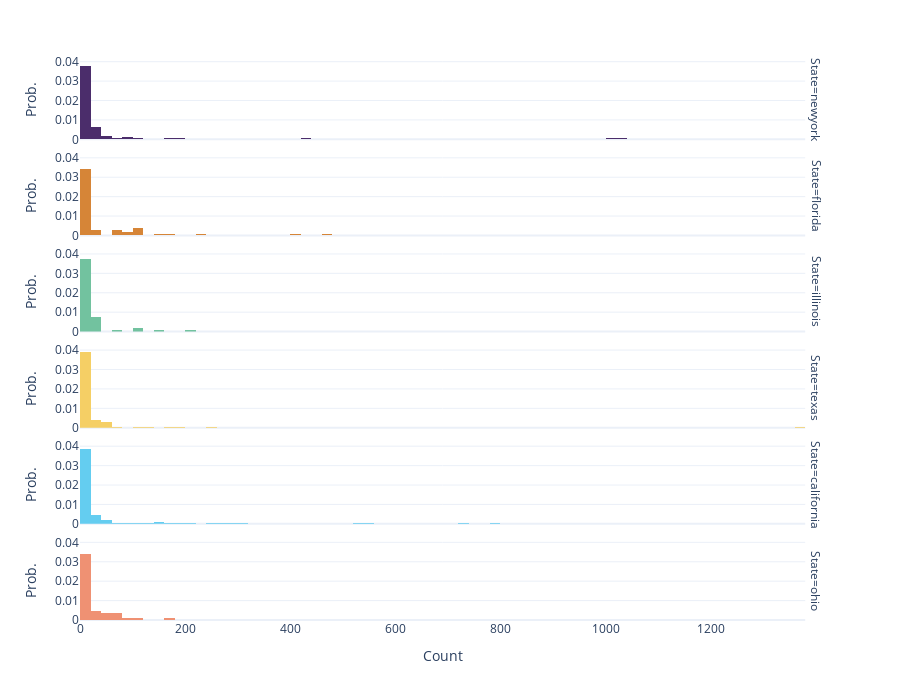

Notebook code cell kept with this figure:
### Code cell
fig_his=px.histogram(
    num_articles_master,
    #   box=True,
    #   points='all',
    hover_data=num_articles_master.columns,
        color_discrete_map=collection_color_map,
    histnorm="probability density",
    color="state",
     labels={'state':'State','count':'Count','perc':'Percent','probability density':'Prob.'},
    height=700,
    x="count",
    facet_row="state",
)

fig_his.update_layout(showlegend=False).update_yaxes(title='Prob.')


fig_his.write_image('fig_violin_pct.png', scale=2)
fig_his.write_image('fig_violin_pct.svg')

fig_his

### Figure 1 — Plotly figure (JSON) as saved in the notebook; plotly's stock layout.template omitted (floating-point values rounded to 4 significant figures; data arrays with more than 128 entries replaced by an {"elided": "..."} marker saying what was removed)
{"data": [{"alignmentgroup": "True", "bingroup": "x", "histnorm": "probability density", "hovertemplate": "State=newyork<br>Count=%{x}<br>probability density=%{y}<extra></extra>", "legendgroup": "newyork", "marker": {"color": "#4B2D6B", "pattern": {"shape": ""}}, "name": "newyork", "offsetgroup": "newyork", "orientation": "v", "showlegend": true, "type": "histogram", "x": [25, 1, 1, 6, 2, 23, 2, 48, 7, 3, 19, 4, 13, 4, 4, 4, 10, 8, 1, 3, 15, 4, 2, 2, 4, 1, 199, 22, 21, 6, 55, 19, 3, 34, 2, 2, 1, 4, 1, 172, 2, 95, 1, 23, 1, 28, 430, 3, 3, 1, 5, 1, 90, 13, 1, 1004, 119, 13, 1, 34, 4, 1, 24, 1, 1, 2, 3, 1, 5, 1, 13, 3, 2, 62, 2, 1, 2, 56, 5, 1, 3, 1030, 3, 22, 1, 1, 23, 1, 1, 15, 8, 20, 2, 4, 7, 17, 2, 6, 30, 1, 6], "xaxis": "x6", "yaxis": "y6"}, {"alignmentgroup": "True", "bingroup": "x", "histnorm": "probability density", "hovertemplate": "State=florida<br>Count=%{x}<br>probability density=%{y}<extra></extra>", "legendgroup": "florida", "marker": {"color": "#D68537", "pattern": {"shape": ""}}, "name": "florida", "offsetgroup": "florida", "orientation": "v", "showlegend": true, "type": "histogram", "x": [1, 1, 1, 2, 4, 2, 3, 8, 413, 61, 3, 1, 2, 1, 6, 1, 4, 3, 102, 18, 1, 1, 91, 29, 1, 6, 233, 3, 2, 151, 67, 2, 2, 2, 1, 3, 112, 8, 6, 4, 20, 1, 5, 462, 119, 7, 101, 11, 34, 3, 84, 16, 167, 62], "xaxis": "x5", "yaxis": "y5"}, {"alignmentgroup": "True", "bingroup": "x", "histnorm": "probability density", "hovertemplate": "State=illinois<br>Count=%{x}<br>probability density=%{y}<extra></extra>", "legendgroup": "illinois", "marker": {"color": "#72C29F", "pattern": {"shape": ""}}, "name": "illinois", "offsetgroup": "illinois", "orientation": "v", "showlegend": true, "type": "histogram", "x": [31, 2, 2, 22, 8, 5, 3, 2, 19, 1, 219, 3, 7, 116, 10, 17, 1, 3, 1, 9, 3, 8, 12, 3, 1, 2, 5, 39, 36, 10, 6, 9, 4, 19, 33, 62, 2, 2, 32, 9, 1, 3, 10, 150, 20, 4, 2, 115], "xaxis": "x4", "yaxis": "y4"}, {"alignmentgroup": "True", "bingroup": "x", "histnorm": "probability density", "hovertemplate": "State=texas<br>Count=%{x}<br>probability density=%{y}<extra></extra>", "legendgroup": "texas", "marker": {"color": "#F5CF65", "pattern": {"shape": ""}}, "name": "texas", "offsetgroup": "texas", "orientation": "v", "showlegend": true, "type": "histogram", "x": [49, 1, 5, 12, 5, 2, 1, 3, 19, 1379, 2, 240, 3, 1, 1, 36, 3, 8, 1, 34, 18, 25, 17, 4, 3, 3, 12, 3, 1, 2, 5, 4, 12, 52, 1, 4, 16, 47, 1, 1, 1, 1, 100, 6, 29, 138, 197, 52, 3, 1, 2, 14, 164, 1, 6, 14, 8, 5, 6, 44, 6, 1, 3, 1, 34, 30, 1, 5, 3, 1, 6, 2, 2, 3, 26, 3, 2, 1, 7, 2, 7, 2, 64, 2, 1], "xaxis": "x3", "yaxis": "y3"}, {"alignmentgroup": "True", "bingroup": "x", "histnorm": "probability density", "hovertemplate": "State=california<br>Count=%{x}<br>probability density=%{y}<extra></extra>", "legendgroup": "california", "marker": {"color": "#64CDF0", "pattern": {"shape": ""}}, "name": "california", "offsetgroup": "california", "orientation": "v", "showlegend": true, "type": "histogram", "x": {"elided": "253 int values"}, "xaxis": "x2", "yaxis": "y2"}, {"alignmentgroup": "True", "bingroup": "x", "histnorm": "probability density", "hovertemplate": "State=ohio<br>Count=%{x}<br>probability density=%{y}<extra></extra>", "legendgroup": "ohio", "marker": {"color": "#EF9173", "pattern": {"shape": ""}}, "name": "ohio", "offsetgroup": "ohio", "orientation": "v", "showlegend": true, "type": "histogram", "x": [2, 6, 3, 78, 1, 10, 27, 5, 4, 1, 11, 43, 3, 19, 3, 43, 6, 40, 62, 7, 2, 63, 4, 7, 5, 17, 6, 2, 7, 7, 1, 37, 11, 163, 2, 105, 98, 1, 30, 23, 10], "xaxis": "x", "yaxis": "y"}], "layout": {"annotations": [{"font": {}, "showarrow": false, "text": "State=ohio", "textangle": 90, "x": 0.98, "xanchor": "left", "xref": "paper", "y": 0.07083, "yanchor": "middle", "yref": "paper"}, {"font": {}, "showarrow": false, "text": "State=california", "textangle": 90, "x": 0.98, "xanchor": "left", "xref": "paper", "y": 0.2425, "yanchor": "middle", "yref": "paper"}, {"font": {}, "showarrow": false, "text": "State=texas", "textangle": 90, "x": 0.98, "xanchor": "left", "xref": "paper", "y": 0.4142, "yanchor": "middle", "yref": "paper"}, {"font": {}, "showarrow": false, "text": "State=illinois", "textangle": 90, "x": 0.98, "xanchor": "left", "xref": "paper", "y": 0.5858, "yanchor": "middle", "yref": "paper"}, {"font": {}, "showarrow": false, "text": "State=florida", "textangle": 90, "x": 0.98, "xanchor": "left", "xref": "paper", "y": 0.7575, "yanchor": "middle", "yref": "paper"}, {"font": {}, "showarrow": false, "text": "State=newyork", "textangle": 90, "x": 0.98, "xanchor": "left", "xref": "paper", "y": 0.9292, "yanchor": "middle", "yref": "paper"}], "barmode": "relative", "height": 700, "legend": {"title": {"text": "State"}, "tracegroupgap": 0}, "margin": {"t": 60}, "showlegend": false, "xaxis": {"anchor": "y", "domain": [0, 0.98], "title": {"text": "Count"}}, "xaxis2": {"anchor": "y2", "domain": [0, 0.98], "matches": "x", "showticklabels": false}, "xaxis3": {"anchor": "y3", "domain": [0, 0.98], "matches": "x", "showticklabels": false}, "xaxis4": {"anchor": "y4", "domain": [0, 0.98], "matches": "x", "showticklabels": false}, "xaxis5": {"anchor": "y5", "domain": [0, 0.98], "matches": "x", "showticklabels": false}, "xaxis6": {"anchor": "y6", "domain": [0, 0.98], "matches": "x", "showticklabels": false}, "yaxis": {"anchor": "x", "domain": [0, 0.1417], "title": {"text": "Prob."}}, "yaxis2": {"anchor": "x2", "domain": [0.1717, 0.3133], "matches": "y", "title": {"text": "Prob."}}, "yaxis3": {"anchor": "x3", "domain": [0.3433, 0.485], "matches": "y", "title": {"text": "Prob."}}, "yaxis4": {"anchor": "x4", "domain": [0.515, 0.6567], "matches": "y", "title": {"text": "Prob."}}, "yaxis5": {"anchor": "x5", "domain": [0.6867, 0.8283], "matches": "y", "title": {"text": "Prob."}}, "yaxis6": {"anchor": "x6", "domain": [0.8583, 1], "matches": "y", "title": {"text": "Prob."}}}}
